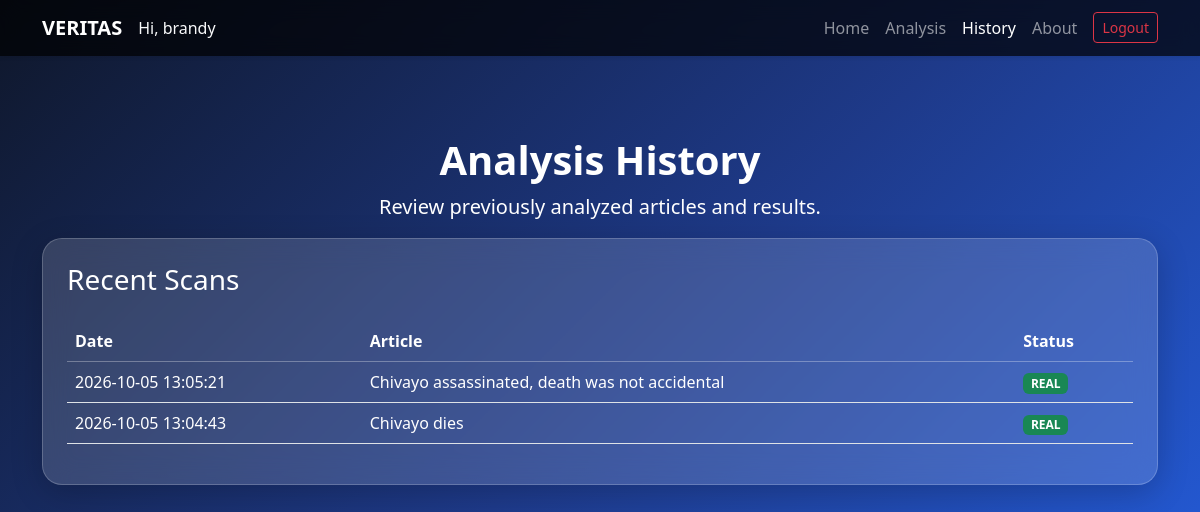
The app's page /history (signed in) with its own data.
### app.py (models this page shows)
class User(UserMixin, db.Model):
    id = db.Column(db.Integer, primary_key=True)
    username = db.Column(
        db.String(80),
        unique=True,
        nullable=False
    )
    email = db.Column(
        db.String(120),
        unique=True,
        nullable=False
    )
    password_hash = db.Column(
        db.String(255),
        nullable=False
    )
    created_at = db.Column(
        db.DateTime,
        default=lambda: datetime.now(timezone.utc)
    )
    histories = db.relationship(
        "AnalysisHistory",
        backref="user",
        lazy=True,
        cascade="all, delete-orphan"
    )

class AnalysisHistory(db.Model):
    id = db.Column(db.Integer, primary_key=True)
    user_id = db.Column(
        db.Integer,
        db.ForeignKey("user.id"),
        nullable=False
    )
    input_type = db.Column(
        db.String(20),
        nullable=False
    )
    title = db.Column(
        db.String(500)
    )
    article_text = db.Column(
        db.Text
    )
    url = db.Column(
        db.Text
    )
    prediction = db.Column(
        db.String(20),
        nullable=False
    )
    confidence = db.Column(
        db.Float
    )
    prediction_strength = db.Column(
        db.String(20)
    )
    model_used = db.Column(
        db.String(100)
    )
    fact_check_result = db.Column(
        db.Text
    )
    explanation = db.Column(
        db.Text
    )
    created_at = db.Column(
        db.DateTime,
        default=lambda: datetime.now(timezone.utc)
    )
    result_data = db.Column(db.JSON, nullable=False)

### app.py (the view)
@app.route("/history")
@login_required
def history():
    entries = db.session.execute(
        db.select(AnalysisHistory)
        .filter_by(user_id=current_user.id)
        .order_by(AnalysisHistory.created_at.desc(), AnalysisHistory.id.desc())
    ).scalars().all()
    history_data = []
    for entry in entries:
        record = dict(entry.result_data["history"])
        record["id"] = entry.id
        record["article"] = entry.article_text
        words = (entry.article_text or "").split()
        record["article_preview"] = " ".join(words[:25]) + ("..." if len(words) > 25 else "")
        history_data.append(record)
    return render_template("history.html", history=history_data)

### app.py (called while the page is built)
@login_manager.user_loader
def load_user(user_id):
    try:
        return db.session.get(User, int(user_id))
    except (TypeError, ValueError):
        return None

### templates/history.html (shortened to what this page needs)
<!DOCTYPE html>
<html lang="en">
<head>
    <link href="https://cdn.jsdelivr.net/npm/bootstrap@5.3.8/dist/css/bootstrap.min.css" rel="stylesheet">
</head>
<body>
<nav class="navbar navbar-expand-lg bg-dark shadow-sm" data-bs-theme="dark">
    <div class="container">
        <a class="navbar-brand fw-bold" href="index.html">VERITAS</a>
        <li class="nav-item d-flex align-items-center me-lg-3">
    <span class="navbar-text text-light">
        Hi, {{ current_user.username }}
    </span>
</li>
        <div class="collapse navbar-collapse" id="navbarSupportedContent">
            <ul class="navbar-nav ms-auto">
                <li class="nav-item">
                    <a class="nav-link" href="/">Home</a>
                </li>
                <li class="nav-item">
                    <a class="nav-link" href="/analysis">Analysis</a>
                </li>
                <li class="nav-item">
                    <a class="nav-link active" href="/history">History</a>
                </li>
                <li class="nav-item">
                    <a class="nav-link" href="/about">About</a>
                </li>
                <li class="nav-item ms-lg-2">
    <a class="btn btn-outline-danger btn-sm mt-1"
       href="{{ url_for('logout') }}">
        Logout
    </a>
</li>
            </ul>
        </div>
    </div>
</nav>
<div class="container hero text-center">
    <h1 class="fw-bold">Analysis History</h1>
    <p class="lead">Review previously analyzed articles and results.</p>
</div>
<div class="container pb-5">
    <div class="glass-card p-4">
        <h3 class="text-white mb-4">Recent Scans</h3>
        <div class="table-responsive">
            <table class="table align-middle">
                <thead>
                    <tr>
                        <th>Date</th>
                        <th>Article</th>
                        <th>Status</th>
                    </tr>
                </thead>
<tbody>
    {% for item in history %}
    <tr>
        <td>
            {{ item.get("time", "Unknown time") }}
        </td>
        <td>
            {% set content = item.get("input", "") %}
            {% if content|length > 250 %}
                <div id="preview{{ loop.index }}">
                    {{ content[:250] }}...
                </div>
                <div
                    class="collapse mt-2"
                    id="fullContent{{ loop.index }}"
                >
                    <div
                        class="border rounded p-3"
                        style="
                            white-space: pre-wrap;
                            background: rgba(255,255,255,0.1);
                        "
                    >
                        {{ content }}
                    </div>
                </div>
                <button
                    class="btn btn-link text-white p-0 mt-2 read-more-btn"
                    type="button"
                    data-bs-toggle="collapse"
                    data-bs-target="#fullContent{{ loop.index }}"
                    aria-expanded="false"
                    aria-controls="fullContent{{ loop.index }}"
                >
                    Read more
                </button>
            {% else %}
                {{ content }}
            {% endif %}
        </td>
        <td>
            {% if item.get("result") == "FAKE" %}
                <span class="badge bg-danger">
                    FAKE
                </span>
            {% elif item.get("result") == "REAL" %}
                <span class="badge bg-success">
                    REAL
                </span>
            {% else %}
                <span class="badge bg-secondary">
                    Unknown
                </span>
            {% endif %}
        </td>
    </tr>
    {% endfor %}
</tbody>
            </table>
        </div>
    </div>
</div>
</body>
</html>

### templates/history.html (style rules this page uses)
body { min-height:100vh; background:linear-gradient(135deg,#0f172a,#1e3a8a,#2563eb); font-family:'Segoe UI',Tahoma,Geneva,Verdana,sans-serif; }
.navbar { backdrop-filter: blur(10px); background: rgba(0,0,0,0.7) !important; }
.glass-card { background: rgba(255,255,255,0.15); backdrop-filter: blur(15px); border:1px solid rgba(255,255,255,0.2); border-radius:20px; box-shadow:0 8px 32px rgba(0,0,0,0.2); }
.hero { padding-top:80px; color:white; }
.table { color:white; }
.table thead { border-color:rgba(255,255,255,0.3); }
.table td,.table th { background:transparent !important; color:white !important; }

### records on screen
User: username "brandy"
AnalysisHistory: get "2026-10-05 13:05:21", article_text "Chivayo assassinated, death was not accidental"
AnalysisHistory: get "2026-10-05 13:04:43", article_text "Chivayo dies"
